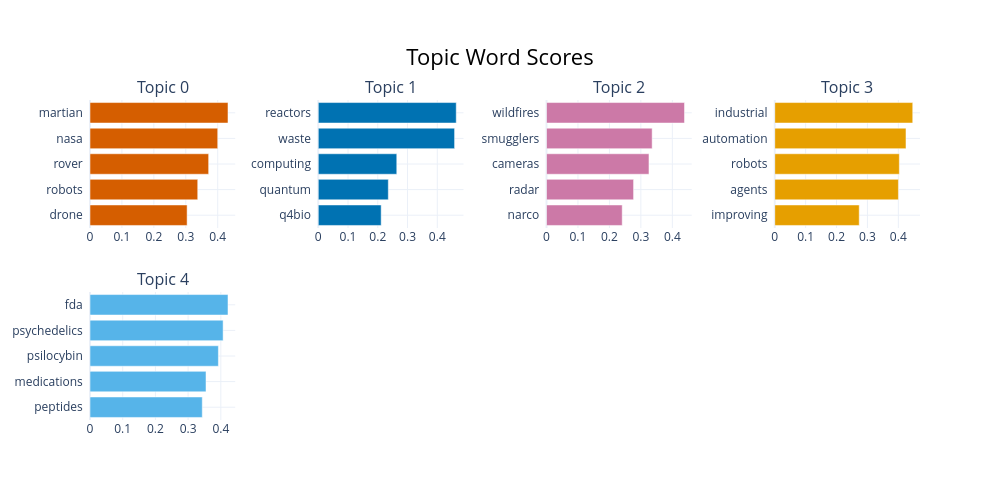

Notebook code for this chart:
### Code cell
model.visualize_barchart()

### Figure 1 — Plotly figure (JSON) as saved in the notebook; plotly's stock layout.template omitted (floating-point values rounded to 4 significant figures)
{"data": [{"marker": {"color": "#D55E00"}, "orientation": "h", "type": "bar", "x": [0.3042, 0.3374, 0.3716, 0.4, 0.4322], "xaxis": "x", "y": ["drone  ", "robots  ", "rover  ", "nasa  ", "martian  "], "yaxis": "y"}, {"marker": {"color": "#0072B2"}, "orientation": "h", "type": "bar", "x": [0.2114, 0.2354, 0.2638, 0.4581, 0.4636], "xaxis": "x2", "y": ["q4bio  ", "quantum  ", "computing  ", "waste  ", "reactors  "], "yaxis": "y2"}, {"marker": {"color": "#CC79A7"}, "orientation": "h", "type": "bar", "x": [0.2407, 0.2768, 0.3258, 0.3359, 0.4387], "xaxis": "x3", "y": ["narco  ", "radar  ", "cameras  ", "smugglers  ", "wildfires  "], "yaxis": "y3"}, {"marker": {"color": "#E69F00"}, "orientation": "h", "type": "bar", "x": [0.2735, 0.4003, 0.4033, 0.4248, 0.4467], "xaxis": "x4", "y": ["improving  ", "agents  ", "robots  ", "automation  ", "industrial  "], "yaxis": "y4"}, {"marker": {"color": "#56B4E9"}, "orientation": "h", "type": "bar", "x": [0.3432, 0.3546, 0.3925, 0.407, 0.4219], "xaxis": "x5", "y": ["peptides  ", "medications  ", "psilocybin  ", "psychedelics  ", "fda  "], "yaxis": "y5"}], "layout": {"annotations": [{"font": {"size": 16}, "showarrow": false, "text": "Topic 0", "x": 0.0875, "xanchor": "center", "xref": "paper", "y": 1, "yanchor": "bottom", "yref": "paper"}, {"font": {"size": 16}, "showarrow": false, "text": "Topic 1", "x": 0.3625, "xanchor": "center", "xref": "paper", "y": 1, "yanchor": "bottom", "yref": "paper"}, {"font": {"size": 16}, "showarrow": false, "text": "Topic 2", "x": 0.6375, "xanchor": "center", "xref": "paper", "y": 1, "yanchor": "bottom", "yref": "paper"}, {"font": {"size": 16}, "showarrow": false, "text": "Topic 3", "x": 0.9125, "xanchor": "center", "xref": "paper", "y": 1, "yanchor": "bottom", "yref": "paper"}, {"font": {"size": 16}, "showarrow": false, "text": "Topic 4", "x": 0.0875, "xanchor": "center", "xref": "paper", "y": 0.4, "yanchor": "bottom", "yref": "paper"}], "height": 500, "hoverlabel": {"bgcolor": "white", "font": {"family": "Rockwell", "size": 16}}, "showlegend": false, "title": {"font": {"color": "Black", "size": 22}, "text": "Topic Word Scores", "x": 0.5, "xanchor": "center", "yanchor": "top"}, "width": 1000, "xaxis": {"anchor": "y", "domain": [0, 0.175], "showgrid": true}, "xaxis2": {"anchor": "y2", "domain": [0.275, 0.45], "showgrid": true}, "xaxis3": {"anchor": "y3", "domain": [0.55, 0.725], "showgrid": true}, "xaxis4": {"anchor": "y4", "domain": [0.825, 1], "showgrid": true}, "xaxis5": {"anchor": "y5", "domain": [0, 0.175], "showgrid": true}, "xaxis6": {"anchor": "y6", "domain": [0.275, 0.45], "showgrid": true}, "xaxis7": {"anchor": "y7", "domain": [0.55, 0.725], "showgrid": true}, "xaxis8": {"anchor": "y8", "domain": [0.825, 1], "showgrid": true}, "yaxis": {"anchor": "x", "domain": [0.6, 1], "showgrid": true}, "yaxis2": {"anchor": "x2", "domain": [0.6, 1], "showgrid": true}, "yaxis3": {"anchor": "x3", "domain": [0.6, 1], "showgrid": true}, "yaxis4": {"anchor": "x4", "domain": [0.6, 1], "showgrid": true}, "yaxis5": {"anchor": "x5", "domain": [0, 0.4], "showgrid": true}, "yaxis6": {"anchor": "x6", "domain": [0, 0.4], "showgrid": true}, "yaxis7": {"anchor": "x7", "domain": [0, 0.4], "showgrid": true}, "yaxis8": {"anchor": "x8", "domain": [0, 0.4], "showgrid": true}}}
